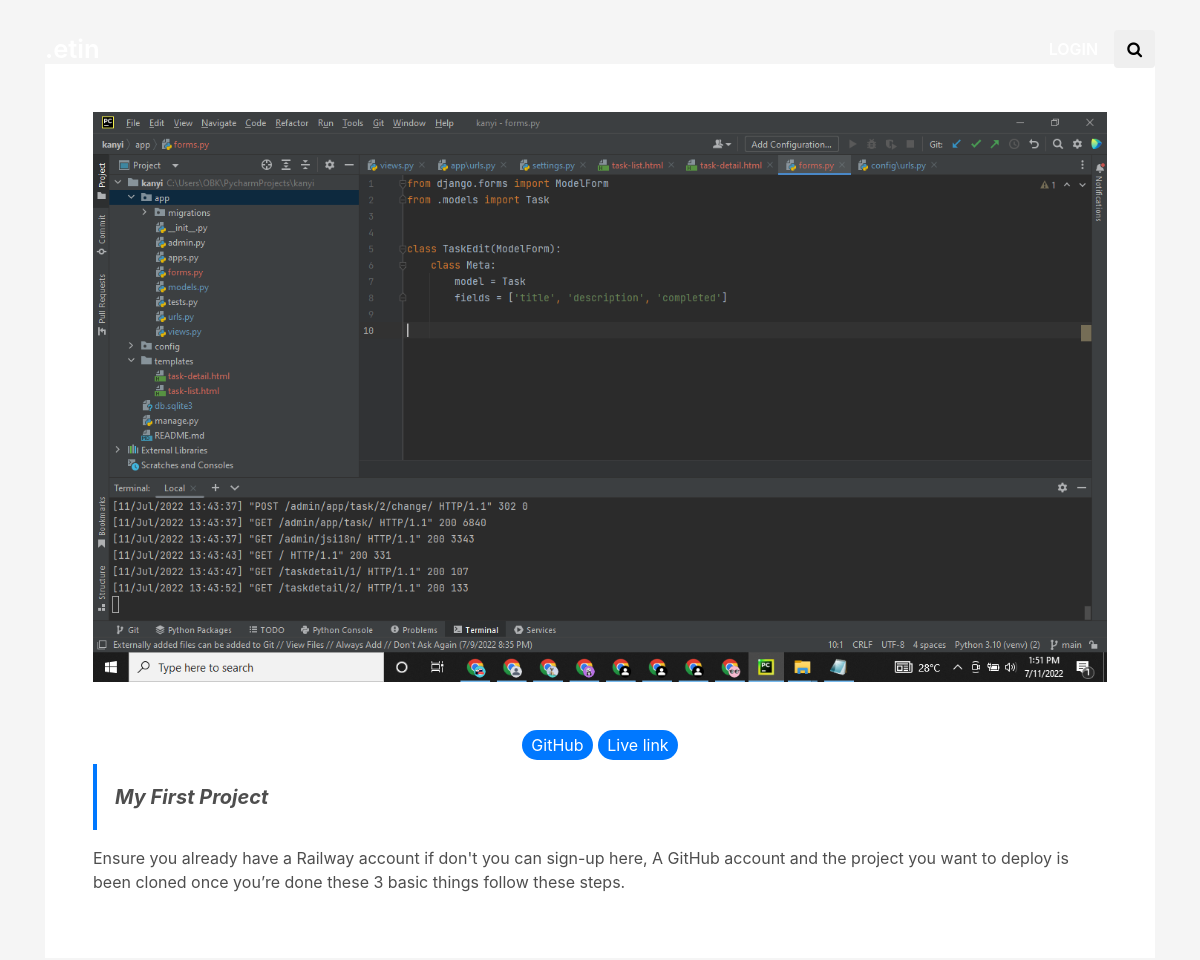
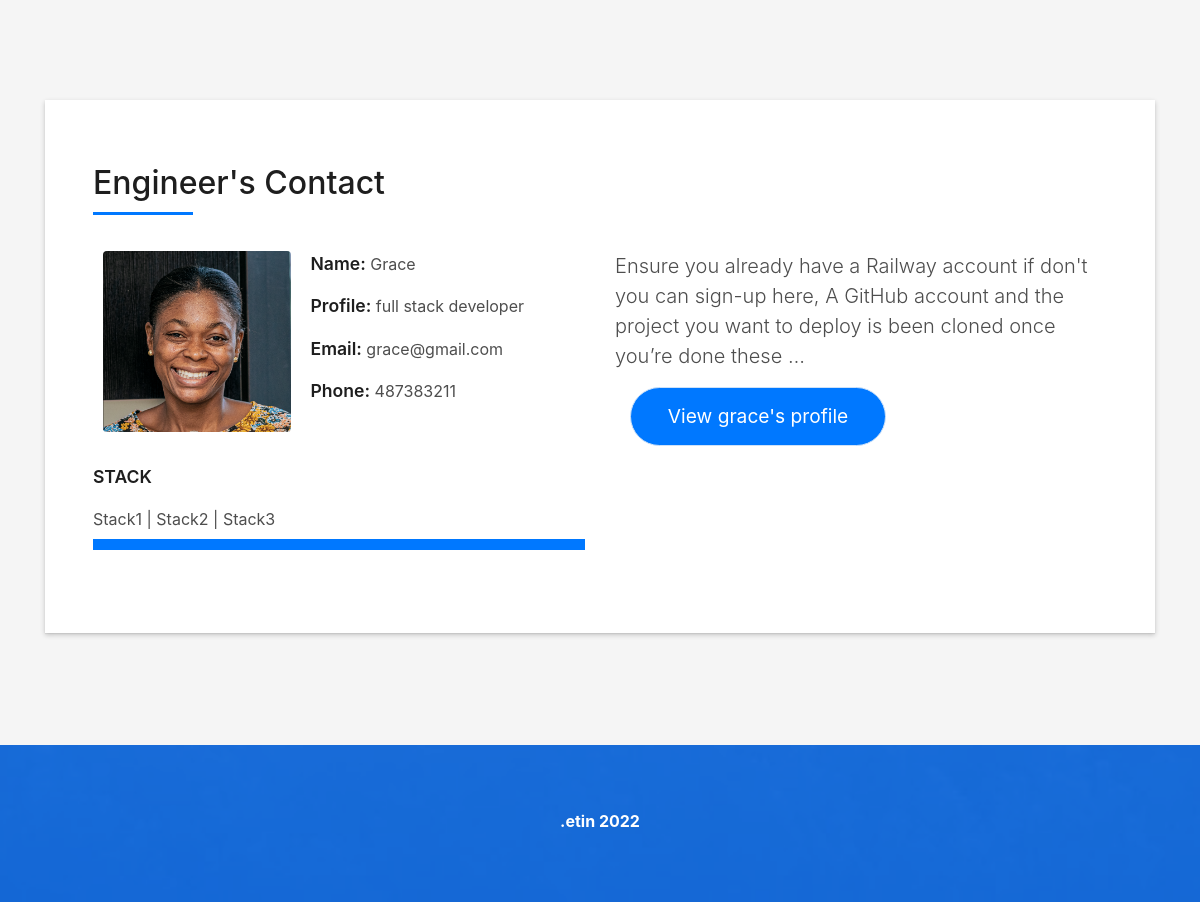
/project-detail/My first project/, run on the app's committed database (2 pictures, top to bottom).
### app/models.py (models this page shows, shortened)
class Project(models.Model):
    engineer = models.ForeignKey(User, on_delete=models.CASCADE, null=True, blank=True)
    name = models.CharField(max_length=100, null=True, blank=True)
    git_hub_link = models.URLField(max_length=2000, null=True, blank=True)
    live_link = models.URLField(max_length=2000, null=True, blank=True)
    about = models.TextField(null=True, blank=True)
    tech_used = models.CharField(max_length=100, default='Stack1 | stack2')
    image = models.ImageField(null=True, blank=True, default=None)
    created_at = models.DateTimeField(auto_now_add=True)
    class Meta:
        ordering = ['-created_at']

class User(AbstractUser):
    username = models.CharField(max_length=200, null=True)
    expertise = models.ForeignKey(Expertise, on_delete=models.SET_NULL, null=True)
    email = models.EmailField(unique=True, null=True)
    mobile_number = models.IntegerField(null=True, blank=True)
    location = models.CharField(max_length=200, default='Country | State')
    years_of_experience = models.IntegerField(null=True, blank=True)
    avatar = models.ImageField(default='avatar.svg')
    tech_stack = models.CharField(max_length=500, default='Stack1 | Stack2 | Stack3')
    about_me = models.TextField(null=True, blank=True)
    USERNAME_FIELD = 'email'
    REQUIRED_FIELDS = ['username']

### app/views.py (the view)
# urls.py: path('project-detail/<str:pk>/', views.detail_project, name='project-detail'),
def detail_project(request, pk):
    project = Project.objects.get(name=pk)
    context = {'project': project}
    return render(request, 'project-detail.html', context)

### templates/project-detail.html (shortened to what this page needs)
{% extends 'base.html' %}
{% block content %}
  <section class="blog-wrapper sect-pt4" id="blog">
    <div class="container">
      <div class="row">
        <div class="col-md-12">
          <div class="post-box">
            <div class="post-thumb">
              <img src="{{project.image.url}}" class="img-fluid" alt="">
            </div>
            <div class="widget-sidebar widget-tags">
            <div class="sidebar-content">
              <ul style="text-align:center;">
                <li>
                  <a href="{{project.git_hub_link}}">GitHub</a>
                </li>
                <li>
                  <a href="{{project.live_link}}">Live link</a>
                </li>
              </ul>
            </div>
          </div>
            <div class="article-content">
              <blockquote class="blockquote" style="margin-top:-100px;">
                <p class="mb-0"><strong>{{project.name|title}}</strong></p>
              </blockquote>
              <p>{{project.about}}</p>
            </div>
          </div>
        </div>
      </div>
    </div>
  </section>
{% include 'about-me.html' %}
{% endblock %}

### templates/about-me.html
<section style="margin-top:-10px;" id="about" class="about-mf sect-pt4 route">
    <div class="container">
      <div class="row">
        <div class="col-sm-12">
          <div class="box-shadow-full">
            <div class="title-box-2">
                    <h5 class="title-left">
                      Engineer's Contact
                    </h5>
                  </div>
            <div class="row">
              <div class="col-md-6">
                <div class="row">
                  <div class="col-sm-6 col-md-5">
                    <div class="about-img">
                      <img src="{{project.engineer.avatar.url}}" class="img-fluid rounded b-shadow-a" alt="">
                    </div>
                  </div>
                  <div class="col-sm-6 col-md-7">
                    <div class="about-info">
                      <p><span class="title-s">Name: </span> <span>{{project.engineer.username|title}}</span></p>
                      <p><span class="title-s">Profile: </span> <span>full stack developer</span></p>
                      <p><span class="title-s">Email: </span> <span>{{project.engineer.email}}</span></p>
                      <p><span class="title-s">Phone: </span> <span>{{project.engineer.mobile_number}}</span></p>
                    </div>
                  </div>
                </div>
                <div class="skill-mf">
                  <p class="title-s">STACK</p>
                  <span>{{project.engineer.tech_stack}}</span>
                  <div class="progress">
                    <div class="progress-bar" role="progressbar" style="width: 100%;" aria-valuenow="85" aria-valuemin="0"
                      aria-valuemax="100"></div>
                  </div>
                </div>
              </div>
              <div class="col-md-6">
                <div class="about-me pt-4 pt-md-0">
                  <p class="lead">{{project.engineer.about_me|truncatewords:30}}</p>
                </div>
                <div class="col-md-12">
                  <a href="{% url 'profile' project.engineer.username %}" class="button button-a button-big button-rouded">View {{project.engineer.username}}'s profile</a>
                        </div>
              </div>
            </div>
          </div>
        </div>
      </div>
    </div>
  </section>

### static/css/style.css (style rules this page uses)
body { background-color: #f5f5f5; color: #4e4e4e; }
h1, h2, h3, h4, h5, h6 { color: #1e1e1e; }
a { color: #1e1e1e; transition: all 0.5s ease-in-out; }
.sect-pt4 { padding-top: 4rem; }
.title-s { font-weight: 600; color: #1e1e1e; font-size: 1.1rem; }
.title-box-2 { margin-bottom: 3rem; }
.title-left { font-size: 2rem; position: relative; }
.title-left:before { content: ''; position: absolute; height: 3px; background-color: #0078ff; width: 100px; bottom: -12px; }
.box-shadow-full { padding: 3rem 1.25rem; position: relative; background-color: #fff; margin-bottom: 3rem; z-index: 2; box-shadow: 0 1px 1px 0 rgba(0, 0, 0, 0.06), 0 2px 5px 0 rgba(0, 0, 0, 0.2); }
.ul-resect, .socials ul, .list-ico, .blog-wrapper .post-meta ul, .box-comments .list-comments, .widget-sidebar .list-sidebar, .widget-tags ul { list-style: none; padding-left: 0; margin-bottom: 0; }
.about-mf .box-shadow-full { padding-top: 4rem; padding-bottom: 4rem; }
.about-mf .about-img { margin-bottom: 2rem; }
.about-mf .about-img img { margin-left: 10px; }
.skill-mf span { color: #4e4e4e; }
.skill-mf .progress { background-color: #cde1f8; margin: .5rem 0 1.2rem 0; border-radius: 0; height: .7rem; }
.skill-mf .progress .progress-bar { height: .7rem; background-color: #0078ff; }
.post-box, .form-comments, .box-comments, .widget-sidebar { padding: 2rem; background-color: #fff; margin-bottom: 3rem; }
.blog-wrapper .blockquote { border-left: 4px solid #0078ff; padding: 18px; font-style: italic; }
.widget-tags ul li { display: inline-block; background-color: #0078ff; padding: .2rem .6rem; margin-bottom: .5rem; border-radius: 15px; }
.widget-tags ul li a { color: #fff; }
.button { display: inline-block; padding: .3rem .6rem; text-align: center; vertical-align: middle; -webkit-user-select: none; -moz-user-select: none; -ms-user-select: none; user-select: none; font-size: 1rem; border-radius: .3rem; border: 1px solid transparent; transition: all 500ms ease; cursor: pointer; }
.button-a { background-color: #0078ff; color: #fff; border-color: #cde1f8; }
.button-big { padding: .9rem 2.3rem; font-size: 1.2rem; }
.button-rouded { border-radius: 5rem; }
@media (min-width: 768px) { .box-shadow-full { padding: 3rem; } }
@media (min-width: 768px) { .post-box, .form-comments, .box-comments, .widget-sidebar { padding: 3rem; } }

### data on the page
Project: image (picture), name "My First Project", about "Ensure you already have a Railway account if don't you can sign-up here, A GitHub account and the project you want to deploy is been cloned once you’re done these 3 basic things follow these steps.", engineer.avatar (picture), engineer.username "Grace", engineer.email "grace@gmail.com", engineer.mobile_number "487383211", engineer.tech_stack "Stack1 | Stack2 | Stack3", engineer.about_me "Ensure you already have a Railway account if don't you can sign-up here, A GitHub account and the project you want to deploy is been cloned once you’re done these …", engineer.username "grace"
